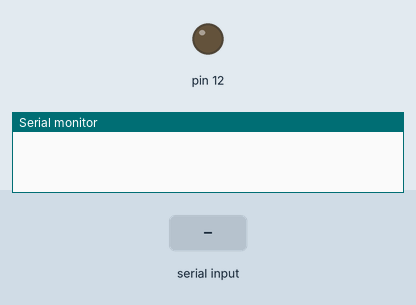
A sketch run on a simulated Arduino Uno, built with avr-gcc and run on an emulated ATmega328P. Parts: output pins drawn as LEDs (lit = HIGH), the last lines printed to the serial monitor. The inputs (shaded band) are chosen by the test bench.

Above: at 1.2 s.
1.3 s: "1" received over Serial
At 2.2 s:
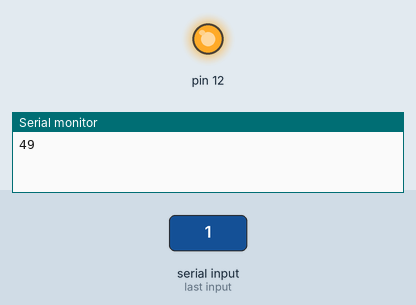
2.8 s: "0" received over Serial
At 3.4 s:
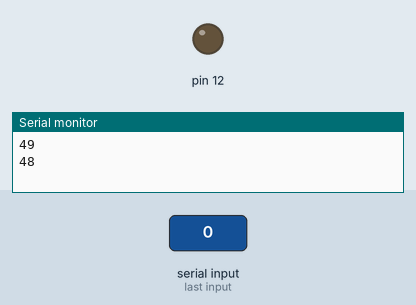
Timing chart, 0 to 5.8 s (numbered marks = the images above; inputs shaded):
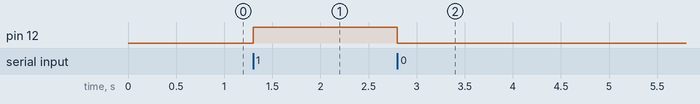

Measured:
- after the input at 1.3 s, pin 12: LOW → HIGH at once
- after the input at 2.8 s, pin 12: HIGH → LOW at once

The sketch:

Blink.ino
```cpp
void setup() {
  // initialize digital pin LED_BUILTIN as an output.
  Serial.begin(9600);
  pinMode(12,OUTPUT);
}
void loop() {
 if(Serial.available()){
  int x =Serial.read();
  Serial.println(x);
  if(x==49)digitalWrite(12,HIGH);
  else digitalWrite(12,LOW);
 }
 }
```
